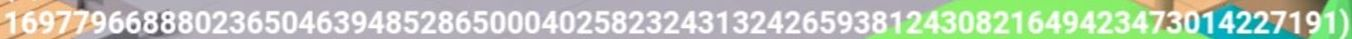
#> input picture shamir/cropped/1.jpg, 1352 x 39 px; its folder holds only this picture in this run
$ python extract.py
#> lines starting #> are read from the running program, lines starting #| are printed output that depends on the picture
from PIL import Image
import pytesseract


for i in range(1,8):
	im = Image.open('cropped/'+str(i)+'.jpg').convert('L')
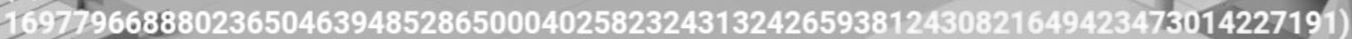
#> im: PIL image 1352x39 L; min 54, max 255, mean 194.8
#> (the run stopped early here; a loop or call above may not have finished)
